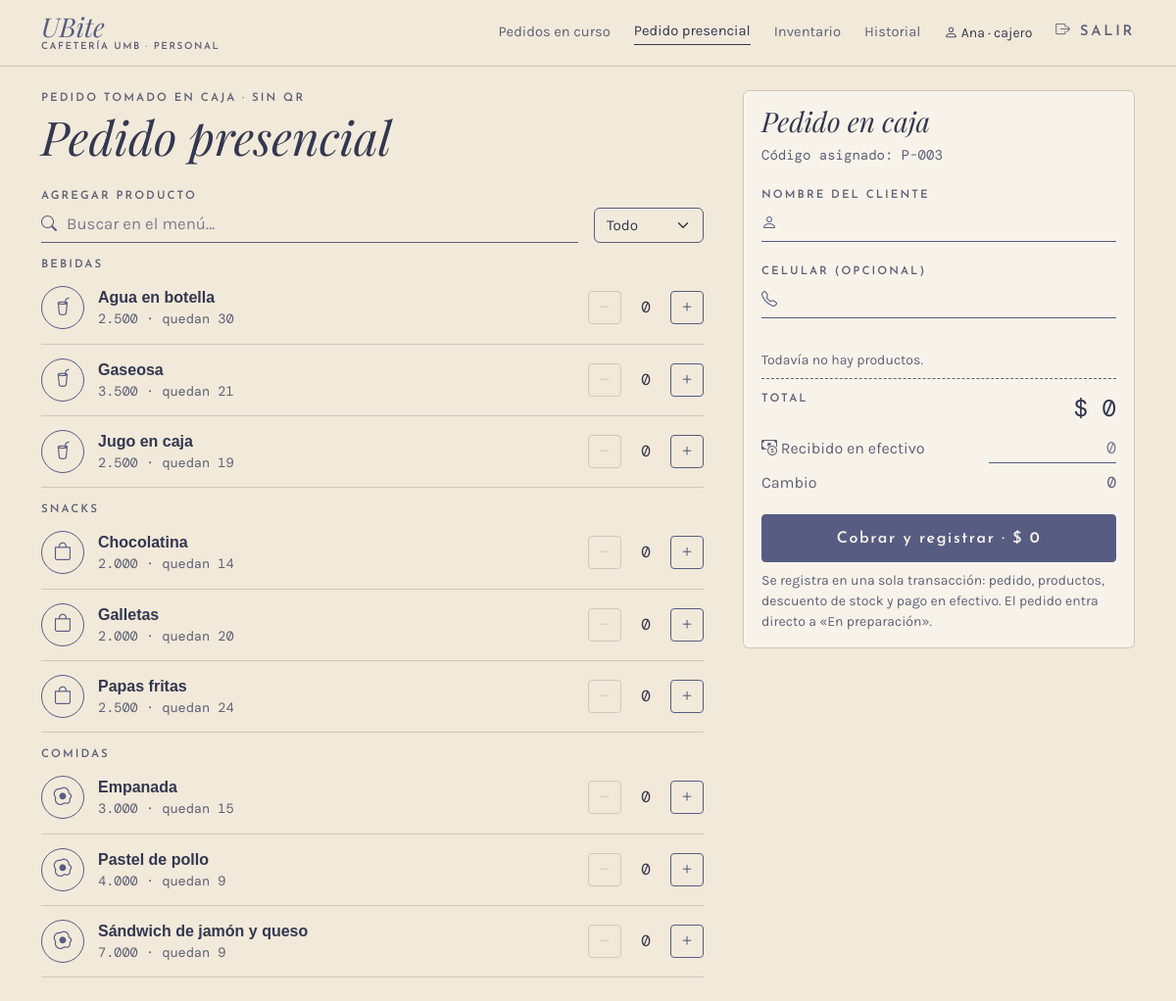
/caja/presencial (signed in), run on the app's committed database.
### app/models.py (models this page shows, shortened)
class Usuario(UserMixin, db.Model):
    __tablename__ = "usuario"
    __table_args__ = (
        db.CheckConstraint("rol IN ('cajero', 'administrador')", name="ck_usuario_rol"),
    )
    id_usuario = db.Column(db.Integer, primary_key=True, autoincrement=True)
    nombre = db.Column(db.Text, nullable=False)
    rol = db.Column(db.Text, nullable=False)
    username = db.Column(db.Text, nullable=False, unique=True)
    password_hash = db.Column(db.Text, nullable=False)
    activo = db.Column(db.Boolean, nullable=False, default=True)
    @property
    def is_active(self):
        return bool(self.activo)

class Categoria(db.Model):
    __tablename__ = "categoria"
    id_categoria = db.Column(db.Integer, primary_key=True, autoincrement=True)
    nombre = db.Column(db.Text, nullable=False, unique=True)
    productos = db.relationship("Producto", back_populates="categoria", lazy=True)

class Producto(db.Model):
    __tablename__ = "producto"
    __table_args__ = (
        db.CheckConstraint("precio > 0", name="ck_producto_precio"),
        db.CheckConstraint("stock_actual >= 0", name="ck_producto_stock"),
        db.CheckConstraint("stock_minimo >= 0", name="ck_producto_minimo"),
    )
    id_producto = db.Column(db.Integer, primary_key=True, autoincrement=True)
    nombre = db.Column(db.Text, nullable=False)
    descripcion = db.Column(db.Text)
    precio = db.Column(db.Float, nullable=False)
    stock_actual = db.Column(db.Integer, nullable=False, default=0)
    stock_minimo = db.Column(db.Integer, nullable=False, default=0)
    activo = db.Column(db.Boolean, nullable=False, default=True)
    id_categoria = db.Column(db.Integer, db.ForeignKey("categoria.id_categoria"), nullable=False)
    categoria = db.relationship("Categoria", back_populates="productos")

### app/routes/caja.py (the view, shortened to what this page needs)
@bp.route("/presencial", methods=["GET", "POST"])
@rol_requerido(*PERSONAL)
def presencial():
    menu = servicios.menu_por_categoria()
    codigo = servicios.siguiente_codigo("presencial")
    if request.method == "GET":
        return render_template("caja/presencial.html", menu=menu, form={}, codigo=codigo)

### app/__init__.py (called while the page is built)
def pesos(valor):
    return f"{valor:,.0f}".replace(",", ".")

@login_manager.user_loader
def cargar_usuario(id_usuario):
    from .models import Usuario
    return db.session.get(Usuario, int(id_usuario))

### app/database.py (called while the page is built)
@event.listens_for(Engine, "begin")
def _iniciar(conexion):
    conexion.exec_driver_sql("BEGIN IMMEDIATE" if _escritura.get() else "BEGIN")

### app/routes/__init__.py (called while the page is built)
def rol_requerido(*roles):
    def decorador(vista):
        @wraps(vista)
        @login_required
        def envoltura(*args, **kwargs):
            if current_user.rol not in roles:
                abort(403)
            return vista(*args, **kwargs)
        return envoltura
    return decorador

def datos_menu():
    if not current_user.is_authenticated:
        return {}
    from flask import request
    admin = current_user.rol == "administrador"
    seccion = request.endpoint
    if seccion in ("inventario.entrada", "inventario.producto"):
        seccion = "inventario.lista"
    return {"es_admin": admin, "seccion": seccion,
            "menu_personal": MENU_ADMIN if admin else MENU_CAJERO,
            "menu_inferior": INFERIOR_ADMIN if admin else INFERIOR_CAJERO}

### app/routes/cliente.py (called while the page is built)
@bp.app_context_processor
def datos_carrito():
    carrito = session.get("carrito", {})
    return {"unidades_carrito": sum(carrito.values())}

### app/servicios.py (called while the page is built)
def menu_por_categoria():
    productos = (Producto.query.filter_by(activo=True)
                 .order_by(Producto.id_categoria, Producto.nombre).all())
    menu = {}
    for p in productos:
        menu.setdefault(p.categoria.nombre, []).append(p)
    return menu

def siguiente_codigo(origen):
    letra = "P" if origen == "presencial" else "A"
    codigos = db.session.scalars(
        db.select(Pedido.codigo).where(Pedido.codigo.like(f"{letra}-%"))).all()
    numeros = [int(c[2:]) for c in codigos if c[2:].isdigit()]
    return f"{letra}-{max(numeros, default=0) + 1:03d}"

### app/templates/caja/presencial.html (shortened to what this page needs)
{% extends "caja/_base.html" %}
{% set titulo_barra = "Pedido presencial" %}
{% set iconos = {"Bebidas": "bi-cup-straw", "Snacks": "bi-bag", "Comidas": "bi-egg-fried"} %}
{% block panel %}
<form method="post" class="presencial" id="presencial">
  <div class="zona-titulo">
    <p class="etiqueta mb-1">Pedido tomado en caja · sin QR</p>
    <h1 class="titulo display-5 mb-0 d-none d-lg-block">Pedido presencial</h1>
  </div>
  <div class="zona-datos tarjeta">
    <h2 class="titulo fs-3 d-none d-lg-block">Pedido en caja</h2>
    <p class="mono small suave">Código asignado: {{ codigo }}</p>
    <label class="etiqueta" for="nombre">Nombre del cliente</label>
    <div class="campo-icono mb-3"><i class="bi bi-person"></i>
      <input class="form-control linea-campo" id="nombre" name="nombre" maxlength="60" value="{{ form.get('nombre', '') }}" required>
    </div>
    <label class="etiqueta" for="telefono">Celular (opcional)</label>
    <div class="campo-icono"><i class="bi bi-telephone"></i>
      <input class="form-control linea-campo" id="telefono" name="telefono" inputmode="numeric" maxlength="13" value="{{ form.get('telefono', '') }}">
    </div>
  </div>
  <div class="zona-productos">
    <label class="etiqueta" for="buscar">Agregar producto</label>
    <div class="d-flex gap-3 align-items-end mb-2">
      <div class="campo-icono flex-fill"><i class="bi bi-search"></i>
        <input class="form-control linea-campo" id="buscar" placeholder="Buscar en el menú…" autocomplete="off">
      </div>
      <select class="form-select selector-categoria" id="categoria" aria-label="Categoría">
        <option value="">Todo</option>
      </select>
    </div>
    {% for categoria, productos in menu.items() %}
    <section class="categoria" data-categoria="{{ categoria }}">
      <h2 class="etiqueta mt-3 mb-0">{{ categoria }}</h2>
      {% for p in productos %}
      <div class="fila-menu {% if p.stock_actual == 0 %}agotado{% endif %}" data-nombre="{{ p.nombre|lower }}">
        <span class="icono d-none d-sm-flex"><i class="bi {{ iconos.get(categoria, 'bi-basket') }}"></i></span>
        <div class="info">
          <div class="fw-bold">{{ p.nombre }}</div>
          <div class="detalle mono">{{ p.precio|pesos }} · {% if p.stock_actual %}quedan {{ p.stock_actual }}{% else %}agotado{% endif %}</div>
        </div>
        <div class="contador stepper" data-precio="{{ p.precio }}" data-nombre="{{ p.nombre }}">
          <button type="button" class="btn-mas menos" aria-label="Quitar {{ p.nombre }}"><i class="bi bi-dash"></i></button>
          <input class="cant-input mono" type="number" name="cant_{{ p.id_producto }}" min="0" max="{{ p.stock_actual }}"
                 value="{{ form.get('cant_' ~ p.id_producto, 0) }}" aria-label="Cantidad de {{ p.nombre }}">
          <button type="button" class="btn-mas mas" aria-label="Agregar {{ p.nombre }}"><i class="bi bi-plus"></i></button>
        </div>
      </div>
      {% endfor %}
    </section>
    {% endfor %}
  </div>
  <div class="zona-resumen tarjeta lineas-total">
    <div id="lineas"><p class="small suave mb-0">Todavía no hay productos.</p></div>
    <div class="fila total"><span class="etiqueta">Total</span><span class="mono fs-4">$ <span id="total">0</span></span></div>
    <div class="fila align-items-center">
      <label class="suave" for="recibido"><i class="bi bi-cash-coin"></i> Recibido en efectivo</label>
      <input class="form-control linea-campo mono text-end recibido" id="recibido" inputmode="numeric" placeholder="0">
    </div>
    <div class="fila suave"><span>Cambio</span><span class="mono" id="cambio">0</span></div>
    <button class="btn btn-ubite w-100 mt-3" type="submit" id="cobrar">Cobrar y registrar · $ <span id="total-boton">0</span></button>
    <p class="small suave mt-2 mb-0">Se registra en una sola transacción: pedido, productos, descuento de stock y pago en efectivo. El pedido entra directo a «En preparación».</p>
  </div>
</form>
{% endblock %}

### app/templates/caja/_base.html (shortened to what this page needs)
{% extends "base.html" %}
{% block clase_main %}{{ 'con-lateral' if es_admin }} container-xl py-4 con-barra-inferior{% endblock %}
{% block encabezado %}
<header class="barra {{ 'd-lg-none' if es_admin }}">
  <div class="container-xl d-flex justify-content-between align-items-center">
    <a class="marca {% if titulo_barra %}d-none d-lg-inline-block{% endif %}" href="{{ url_for(menu_personal[0][0]) }}">
      <span class="nombre">UBite</span><span class="sub">Cafetería UMB · Personal</span>
    </a>
    {% if not es_admin %}
    <nav class="nav-personal d-none d-lg-flex gap-4 align-items-center">
      {% for ruta, texto, _ in menu_personal %}
      <a href="{{ url_for(ruta) }}" class="{{ 'activo' if seccion == ruta }}">{{ texto }}</a>
      {% endfor %}
      <span class="small"><i class="bi bi-person"></i> {{ current_user.nombre.split(' ')[0] }} · {{ current_user.rol }}</span>
      <a href="{{ url_for('auth.salir') }}" class="etiqueta"><i class="bi bi-box-arrow-right"></i> Salir</a>
    </nav>
    {% endif %}
  </div>
</header>
{% endblock %}
{% block contenido %}
{% block panel %}{% endblock %}
{% endblock %}

### data on the page
Usuario: nombre "Ana", rol "cajero"
Categoria: nombre "BEBIDAS"
Producto: nombre "Agua en botella", precio|pesos "2.500", stock_actual "30", get "0"
Producto: nombre "Gaseosa", precio|pesos "3.500", stock_actual "21", get "0"
Producto: nombre "Jugo en caja", precio|pesos "2.500", stock_actual "19", get "0"
Categoria: nombre "SNACKS"
Producto: nombre "Chocolatina", precio|pesos "2.000", stock_actual "14", get "0"
Producto: nombre "Galletas", precio|pesos "2.000", stock_actual "20", get "0"
Producto: nombre "Papas fritas", precio|pesos "2.500", stock_actual "24", get "0"
Categoria: nombre "COMIDAS"
Producto: nombre "Empanada", precio|pesos "3.000", stock_actual "15", get "0"
Producto: nombre "Pastel de pollo", precio|pesos "4.000", stock_actual "9", get "0"
Producto: nombre "Sándwich de jamón y queso", precio|pesos "7.000", stock_actual "9", get "0"

### other printed values
{{ texto }} "Pedidos en curso" "Pedido presencial" "Inventario" "Historial"
{{ codigo }} "P-003"
